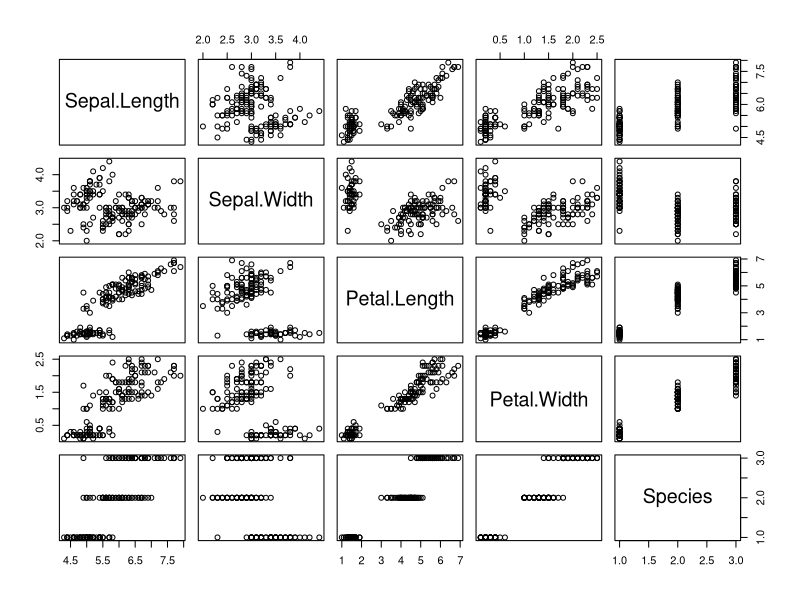
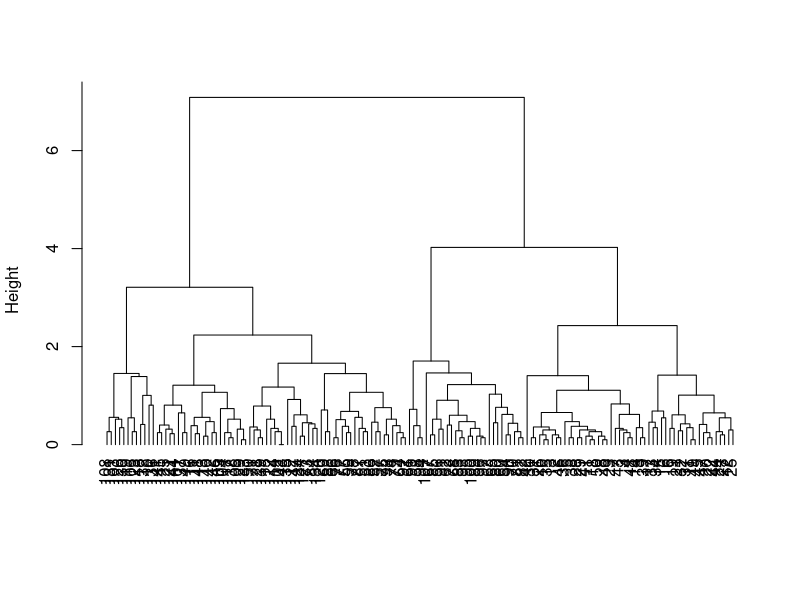
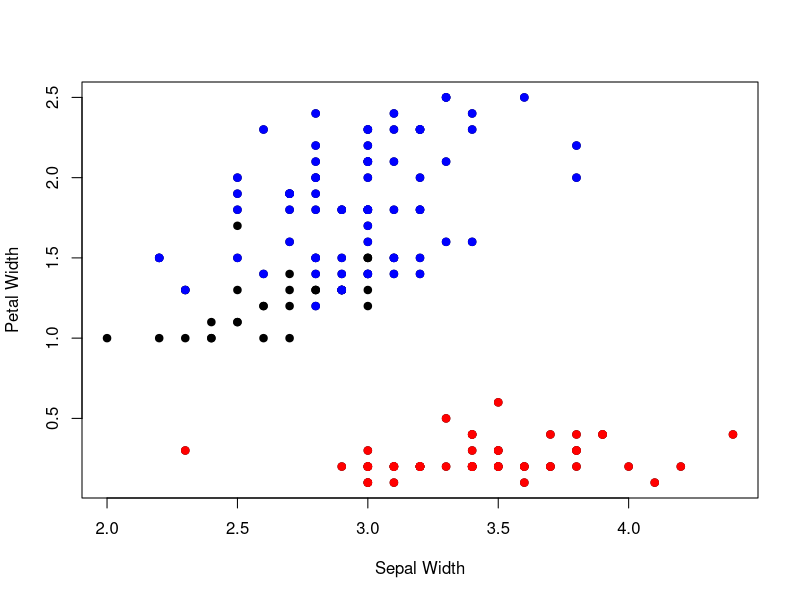

Write R code to recreate these figures, in order. (Note: this script raises an error after producing the figures.)
library(MASS)

X<-iris
plot(X)
X<-iris[,-5]


d<-dist(iris[,3:4],method='euclidean') 
h<-hclust(d,method='sin')

d<-dist(X,method='euclidean')
h<-hclust(d,method='com')
plot(h,hang=-.01,xlab='',sub='',main='')

c<-cutree(h,k=3)
I1<-c==1
I2<-c==2
plot(X[,2],X[,4],pch=19,xlab="Sepal Width", ylab="Petal Width")# versicolor
points(X[I1,2],X[I1,4],col='red',pch=19)# setosa
points(X[I2,2],X[I2,4],col='blue',pch=19) # Virginica
.......................................................................
X<-cbind(iris[,3],iris[,4])
#question 3
###########################################
#euclidean single
d<-dist(X,method='euclidean') 
h<-hclust(d,method='sin')
windows()

plot(h,hang=-.01,xlab='',sub='',main='',label=iris$Species)
c<-cutree(h,k=3)
I1<-c==1
I2<-c==2
windows()
plot(X[,1],X[,2],pch=19)
points(X[I1,1],X[I1,2],col='red',pch=19)
points(X[I2,1],X[I2,2],col='blue',pch=19)
table(c,iris$Species)
########################################

#euclidean max

d<-dist(X,method='euclidean') 
h<-hclust(d,method='com')
windows()

plot(h,hang=-.01,xlab='',sub='',main='',label=iris$Species)
c<-cutree(h,k=3)
I1<-c==1
I2<-c==2
windows()
plot(X[,1],X[,2],pch=19)
points(X[I1,1],X[I1,2],col='red',pch=19)
points(X[I2,1],X[I2,2],col='blue',pch=19)
table(c,iris$Species)
##################################################


#euclidean average
d<-dist(X,method='euclidean') 
h<-hclust(d,method='ave')
windows()

plot(h,hang=-.01,xlab='',sub='',main='',label=iris$Species)
c<-cutree(h,k=3)
I1<-c==1
I2<-c==2
windows()
plot(X[,1],X[,2],pch=19)
points(X[I1,1],X[I1,2],col='red',pch=19)
points(X[I2,1],X[I2,2],col='blue',pch=19)
table(c,iris$Species)
..........................................................
#euclidean median
 d<-dist(X,method='euclidean') 
 h<-hclust(d,method='med')
windows()
 plot(h,hang=-.01,xlab='',sub='',main='',label=iris$Species)
 c<-cutree(h,k=3)
 I1<-c==1
 I2<-c==2
 windows()
 plot(X[,1],X[,2],pch=19)
 points(X[I1,1],X[I1,2],col='red',pch=19)
 points(X[I2,1],X[I2,2],col='blue',pch=19)
table (c,iris$Species)


##############################################################
#manhattan distance
d<-dist(X,method='manhattan') 
h<-hclust(d,method='ave')
windows()

plot(h,hang=-.01,xlab='',sub='',main='',label=iris$Species)
c<-cutree(h,k=3)
I1<-c==1
I2<-c==2
windows()
plot(X[,1],X[,2],pch=19)
points(X[I1,1],X[I1,2],col='red',pch=19)
points(X[I2,1],X[I2,2],col='blue',pch=19)
table(c,iris$Species)
##################################################################

d<-dist(X,method='minkowski',p=2) 
 h<-hclust(d,method='med')
windows()
 plot(h,hang=-.01,xlab='',sub='',main='',label=iris$Species)
 
 c<-cutree(h,k=3)
 I1<-c==1
 I2<-c==2
windows()
 plot(X[,1],X[,2],pch=19)
 points(X[I1,1],X[I1,2],col='red',pch=19)
 points(X[I2,1],X[I2,2],col='blue',pch=19)
table(c,iris$Species)


